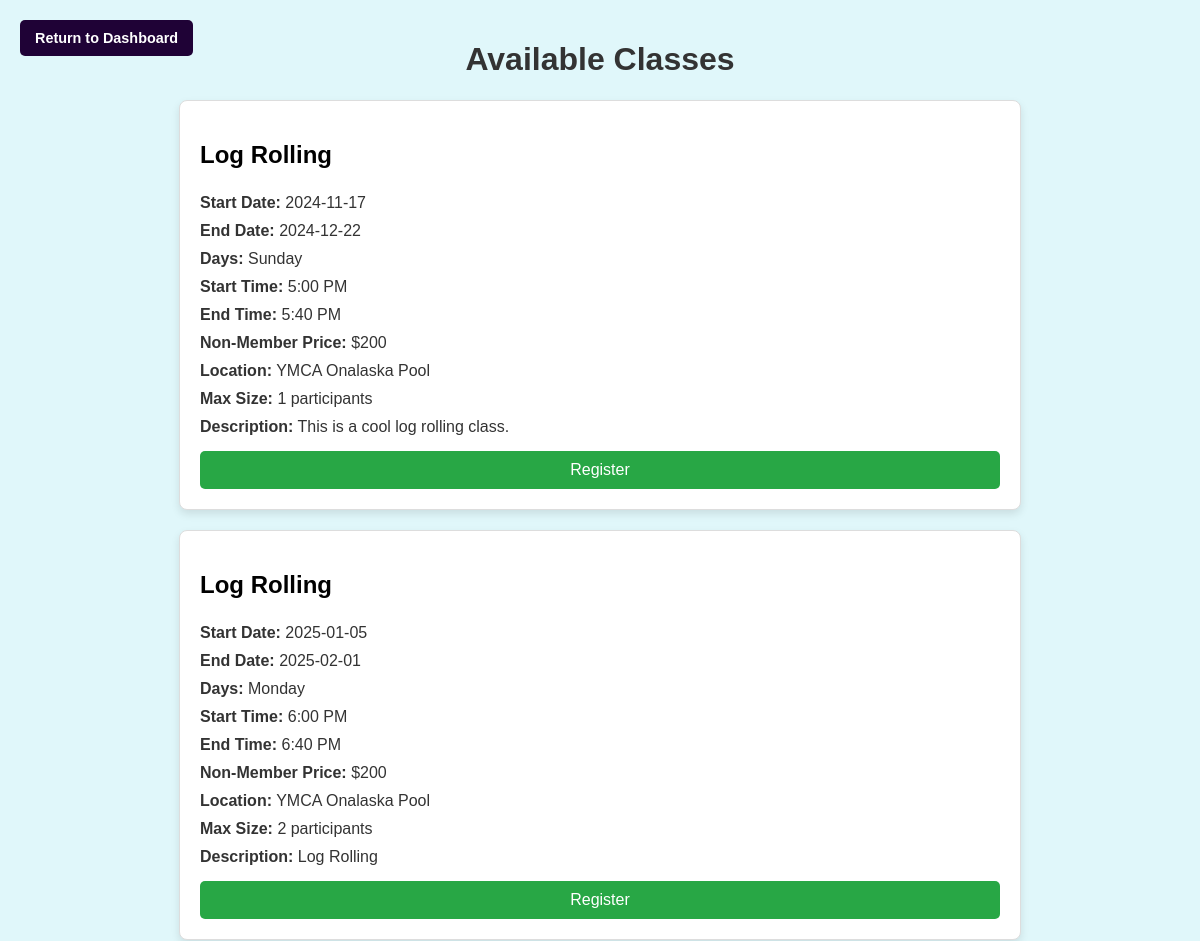
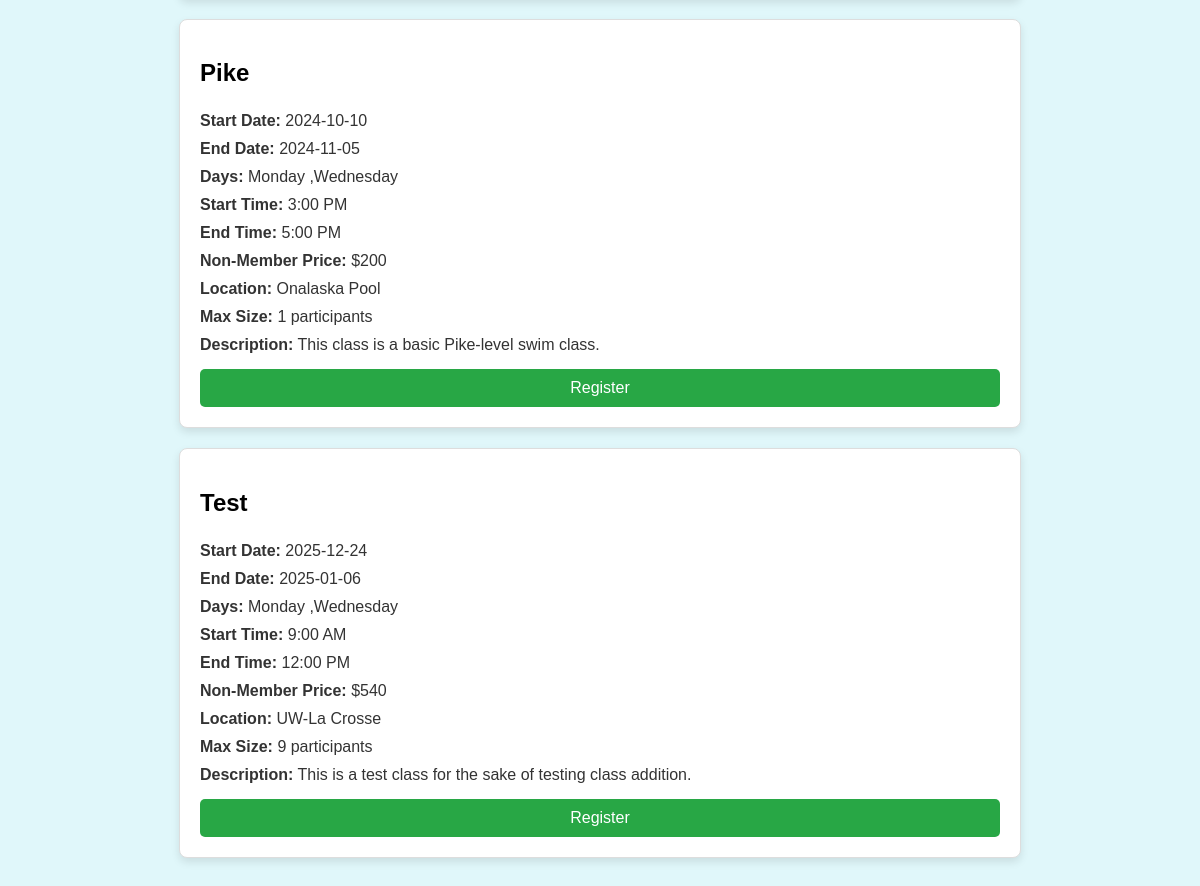
/register_classes.php, run on an earlier commit of the app's database (2 pictures, top to bottom).
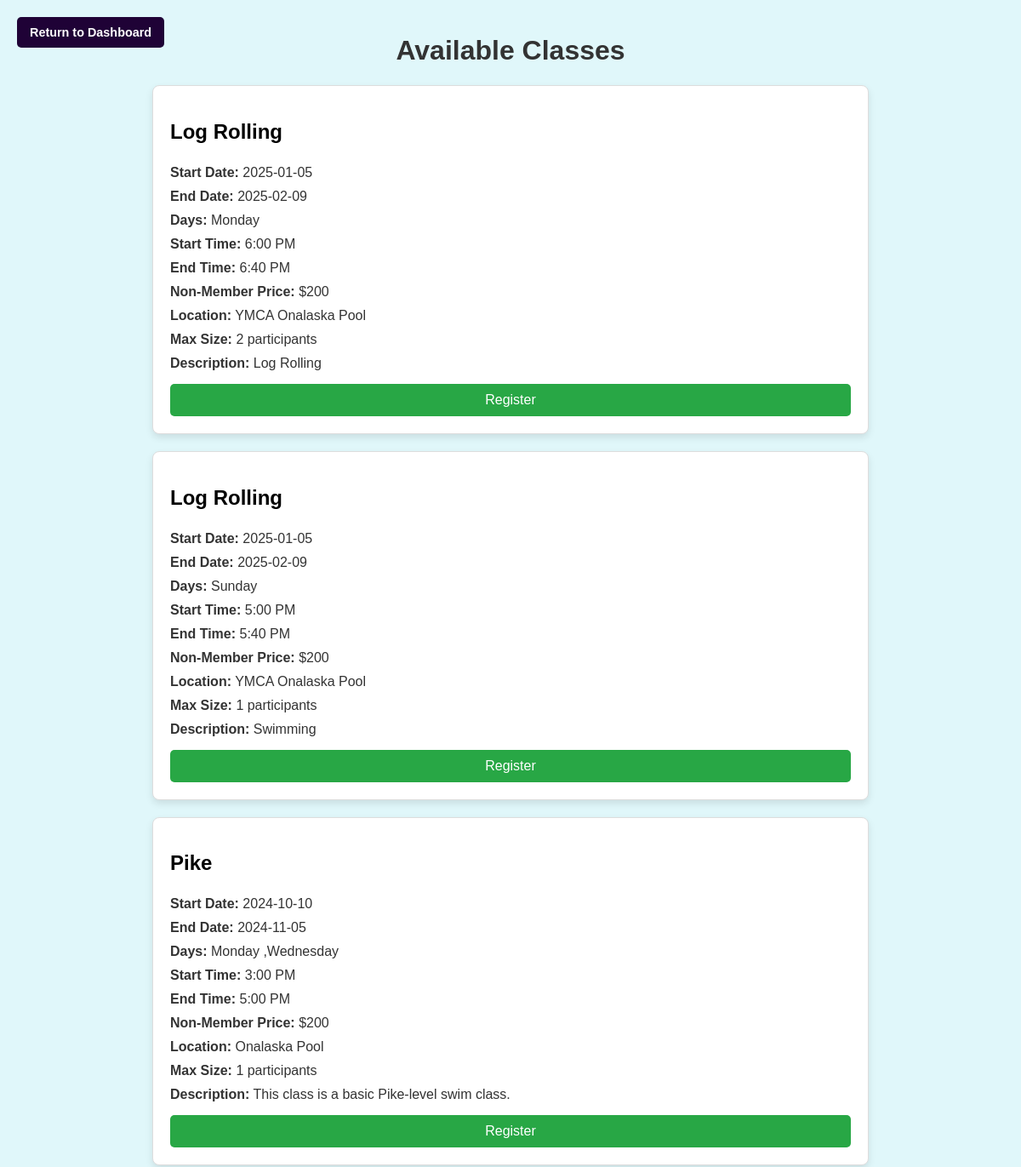
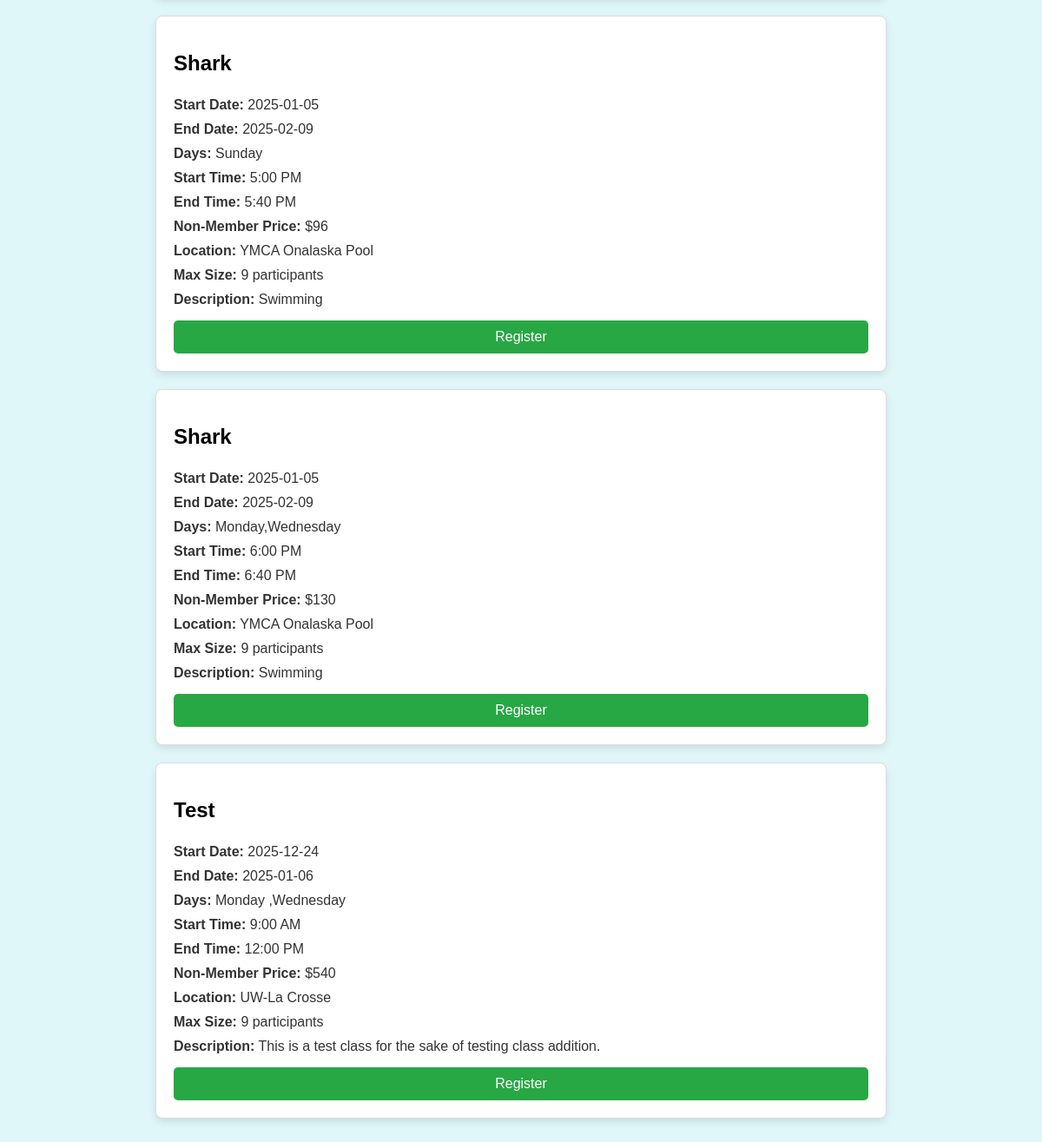
And on a later commit of the database (2 pictures, top to bottom).
### tables this page shows
CREATE TABLE Classes (ClassID INTEGER PRIMARY KEY AUTOINCREMENT NOT NULL UNIQUE, Name TEXT NOT NULL, StartDate TEXT NOT NULL, EndDate TEXT NOT NULL, Days TEXT NOT NULL, StartTime TEXT NOT NULL, EndTime TEXT NOT NULL, Price INTEGER NOT NULL, MemPrice INTEGER NOT NULL, Location TEXT NOT NULL, Style TEXT, MaxSize INTEGER, Description TEXT NOT NULL, Prerequisites TEXT);

### register_classes.php (the view, shortened to what this page needs)
<?php
include 'db_connection.php';
$role = $_SESSION['Role'];
$class_list = $pdo->query("
    SELECT ClassID, Name, StartDate, EndDate, Days, StartTime, EndTime, Price, MemPrice, Location, MaxSize, Description
    FROM Classes
    ORDER BY Name ASC
");
$classes = $class_list->fetchAll(PDO::FETCH_ASSOC);
?>
<!DOCTYPE html>
<html lang="en">
<head>
</head>
<body>
    <a href="dashboard.php" class="dashboard-button">Return to Dashboard</a>
    <h1>Available Classes</h1>
    <div class="classes-container">
        <?php foreach ($classes as $class): ?>
            <div class="class-container">
                <h2><?php echo htmlspecialchars($class['Name']); ?></h2>
                <p class="class-details"><strong>Start Date:</strong> <?php echo htmlspecialchars($class['StartDate']); ?></p>
                <p class="class-details"><strong>End Date:</strong> <?php echo htmlspecialchars($class['EndDate']); ?></p>
                <p class="class-details"><strong>Days:</strong> <?php echo htmlspecialchars($class['Days']); ?></p>
                <p class="class-details"><strong>Start Time:</strong> <?php echo htmlspecialchars($class['StartTime']); ?></p>
                <p class="class-details"><strong>End Time:</strong> <?php echo htmlspecialchars($class['EndTime']); ?></p>
                <?php if ($role == 'MEM'): ?>
                    <p class="class-details"><strong>Member Price:</strong> $<?php echo htmlspecialchars($class['MemPrice']); ?></p>
                <?php else: ?>
                    <p class="class-details"><strong>Non-Member Price:</strong> $<?php echo htmlspecialchars($class['Price']); ?></p>
                <?php endif; ?>
                <p class="class-details"><strong>Location:</strong> <?php echo htmlspecialchars($class['Location']); ?></p>
                <p class="class-details"><strong>Max Size:</strong> <?php echo htmlspecialchars($class['MaxSize']); ?> participants</p>
                <p class="class-details"><strong>Description:</strong> <?php echo htmlspecialchars($class['Description']); ?></p>
                <form action="process_registration.php" method="POST">
                    <input type="submit" value="Register" class="register-button">
                </form>
            </div>
        <?php endforeach; ?>
    </div>
</body>
</html>

### register_classes.php (style rules this page uses)
body { background-color: #e0f7fa; font-family: Arial, sans-serif; margin: 0; padding: 20px; display: flex; justify-content: center; align-items: flex-start; flex-direction: column; }
h1 { text-align: center; color: #333; width: 100%; }
.classes-container { display: flex; flex-direction: column; align-items: center; width: 100%; max-width: 800px; margin: 0 auto; }
.class-container { width: 100%; margin-bottom: 20px; padding: 20px; border: 1px solid #ddd; border-radius: 8px; background-color: #ffffff; box-shadow: 0px 4px 8px rgba(0, 0, 0, 0.1); }
.class-details { margin: 0; padding: 5px 0; color: #333; }
.register-button { margin-top: 10px; padding: 10px 15px; background-color: #28a745; color: #fff; border: none; border-radius: 5px; cursor: pointer; width: 100%; font-size: 1rem; }
.dashboard-button { position: fixed; top: 20px; left: 20px; padding: 10px 15px; background-color: #1f0236; color: #fff; border: none; border-radius: 5px; font-size: 0.9rem; text-decoration: none; font-weight: bold; transition: background-color 0.3s; }

What changed in the data, as far as the page shows it:
removed classes: Name "Log Rolling", StartDate "2024-11-17", EndDate "2024-12-22", Days "Sunday", StartTime "5:00 PM", EndTime "5:40 PM", Price "200", Location "YMCA Onalaska Pool", MaxSize "1", Description "This is a cool log rolling class."
changed classes "Monday": EndDate "2025-02-01" → "2025-02-09"
added classes: Name "Log Rolling", StartDate "2025-01-05", EndDate "2025-02-09", Days "Sunday", StartTime "5:00 PM", EndTime "5:40 PM", Price "200", Location "YMCA Onalaska Pool", MaxSize "1", Description "Swimming"
added classes: Name "Shark", StartDate "2025-01-05", EndDate "2025-02-09", Days "Sunday", StartTime "5:00 PM", EndTime "5:40 PM", Price "96", Location "YMCA Onalaska Pool", MaxSize "9", Description "Swimming"
added classes: Name "Shark", StartDate "2025-01-05", EndDate "2025-02-09", Days "Monday,Wednesday", StartTime "6:00 PM", EndTime "6:40 PM", Price "130", Location "YMCA Onalaska Pool", MaxSize "9", Description "Swimming"
